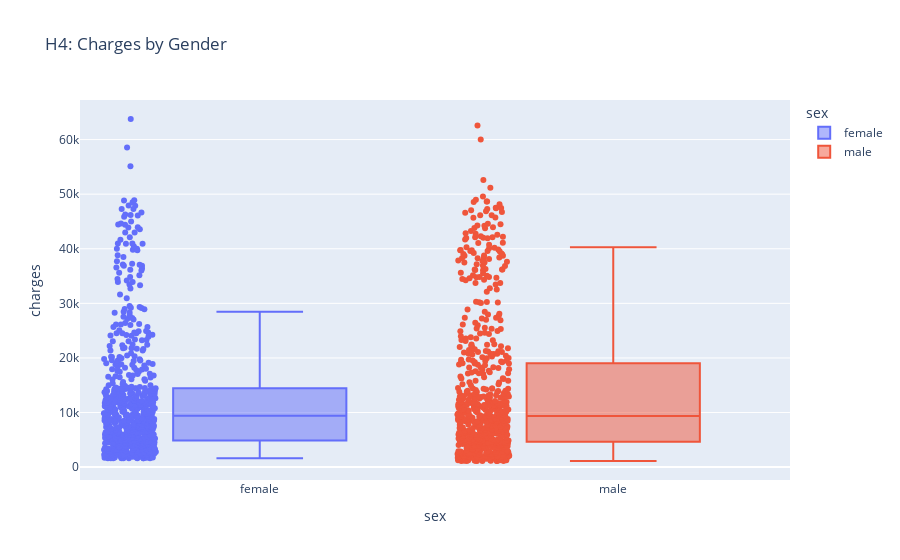

Write notebook code for a chart like this one.
### Markdown cell above
## Gender vs Charges

### Code cell
fig = px.box(
    df,
    x='sex',
    y='charges',
    color='sex',
    title="H4: Charges by Gender",
    points='all'
)
fig.write_html(figure_path / "charges_by_gender.html")
fig.write_image(figure_path / "charges_by_gender.png")
fig.show()

### Figure 1 — Plotly figure (JSON) as saved in the notebook; plotly's stock layout.template omitted (floating-point values rounded to 4 significant figures; data arrays with more than 128 entries replaced by an {"elided": "..."} marker saying what was removed)
{"data": [{"alignmentgroup": "True", "boxpoints": "all", "hovertemplate": "sex=%{x}<br>charges=%{y}<extra></extra>", "legendgroup": "female", "marker": {"color": "#636efa"}, "name": "female", "notched": false, "offsetgroup": "female", "orientation": "v", "showlegend": true, "type": "box", "x": {"elided": "662 str values"}, "x0": " ", "xaxis": "x", "y": {"elided": "662 float values"}, "y0": " ", "yaxis": "y"}, {"alignmentgroup": "True", "boxpoints": "all", "hovertemplate": "sex=%{x}<br>charges=%{y}<extra></extra>", "legendgroup": "male", "marker": {"color": "#EF553B"}, "name": "male", "notched": false, "offsetgroup": "male", "orientation": "v", "showlegend": true, "type": "box", "x": {"elided": "675 str values"}, "x0": " ", "xaxis": "x", "y": {"elided": "675 float values"}, "y0": " ", "yaxis": "y"}], "layout": {"boxmode": "overlay", "legend": {"title": {"text": "sex"}, "tracegroupgap": 0}, "title": {"text": "H4: Charges by Gender"}, "xaxis": {"anchor": "y", "categoryarray": ["female", "male"], "categoryorder": "array", "domain": [0, 1], "title": {"text": "sex"}}, "yaxis": {"anchor": "x", "domain": [0, 1], "title": {"text": "charges"}}}}
